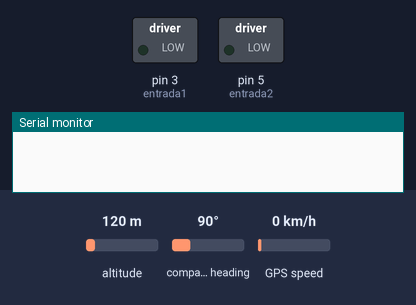
This sketch was run on a simulated Arduino Uno, built with avr-gcc and run on an emulated ATmega328P. Shown: switched loads named in the sketch (green lamp = pin HIGH), the last lines printed to the serial monitor. The inputs (shaded band) are chosen by the test bench; at power-on: compass heading 90°, altitude 120 m, GPS speed 0 km/h. The GPS gets a fix after 3 s at 37.7749, -122.4194 with 8 satellites.

Above: at 1.2 s.
1.3 s: compass heading set to 7°
At 5.5 s:
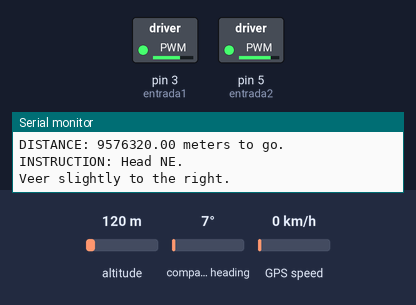
Timing chart, 0 to 7.0 s (numbered marks = the images above; inputs shaded):
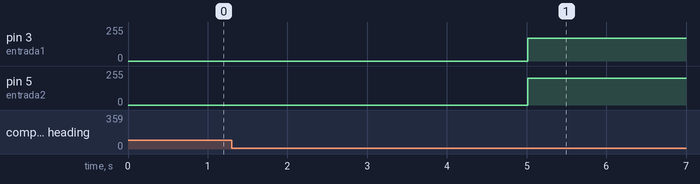

The sketch:

prg_IR_aDESTINO_PRUEVA1_copy_20250320003855.ino
```cpp
//  GPS  IR  A  DESTINO

#include <SoftwareSerial.h>
#include <TinyGPS++.h>

#define RXPin 8
#define TXPin 7
#define GPSBaud 9600
#define ConsoleBaud 115200
const int entrada1 = 3;  // PWM pin connected to MOSFET Gate (D3)
const int entrada2 = 5;

// The serial connection to the GPS device
SoftwareSerial ss(RXPin, TXPin);

// The TinyGPS++ object
TinyGPSPlus gps;
unsigned long lastUpdateTime = 0;

//  PREMIA  DE  MAR  U  OTRA  POBLACION  EN  GRADOS  DECIMALES
//  RELLENA  LOS  DATOS  DE  DESTINO  LNG  Y  LAT  QUE  DESEAS:
#define des_LNG  2.365253
#define des_LAT 41.491594


// Variables per guardar les coordenades
float latitudInicial = 0.0;
float longitudInicial = 0.0;
bool coordenadesGuardades = false;

/* This example shows a basic framework for how you might
   use course and distance to guide a person (or a drone)
   to a destination.  This destination is the Premia de Mar
   Change it as required.

   The easiest way to get the lat/long coordinate is to
   right-click the destination in Google Maps (maps.google.com),
   and choose "What's here?".  This puts the exact values in the
   search box.
*/

void setup()
{
  Serial.begin(ConsoleBaud);
  ss.begin(GPSBaud);

}

void loop()
{
  // If any characters have arrived from the GPS,
  // send them to the TinyGPS++ object
  while (ss.available() > 0)
    gps.encode(ss.read());

    // Every 5 seconds, do an update.
    if (millis() - lastUpdateTime >= 5000)
    {
      lastUpdateTime = millis();
      Serial.println();

      if (gps.location.isValid() && !coordenadesGuardades) {
                    latitudInicial = gps.location.lat();
                    longitudInicial = gps.location.lng();
                    coordenadesGuardades = true;
                    Serial.println("Coordenades inicials guardades!");
       }

      // Establish our current status
      double distanceToDestination = TinyGPSPlus::distanceBetween(gps.location.lat(), gps.location.lng(), des_LAT, des_LNG);
      double courseToDestination = TinyGPSPlus::courseTo(gps.location.lat(), gps.location.lng(), des_LAT, des_LNG);
      const char *directionToDestination = TinyGPSPlus::cardinal(courseToDestination);
      int courseChangeNeeded = (int)(360 + courseToDestination - gps.course.deg()) % 360;

      // debug
      Serial.print("DEBUG: Course2Dest: ");
      Serial.print(courseToDestination);
      Serial.print("  CurCourse: ");
      Serial.print(gps.course.deg());
      Serial.print("  Dir2Dest: ");
      Serial.print(directionToDestination);
      Serial.print("  RelCourse: ");
      Serial.print(courseChangeNeeded);
      Serial.print("  CurSpd: ");
      Serial.println(gps.speed.kmph());

      float l = gps.location.lat();
      Serial.println();
      Serial.print("Lat: "); Serial.print(l,6); Serial.print("  Lon: "); Serial.println(gps.location.lng());
      Serial.print("current Angle: "); Serial.println(atan2(gps.location.lat(), gps.location.lng())*180/M_PI);

      // Within 20 meters of destination?  We're here!
      if (distanceToDestination <= 20.0)
      {
        Serial.println("CONGRATULATIONS: You've arrived!");
        exit(1);
      }

      Serial.print("DISTANCE: ");
      Serial.print(distanceToDestination);
      Serial.println(" meters to go.");
      Serial.print("INSTRUCTION: ");

      // Standing still? Just indicate which direction to go.
      if (gps.speed.kmph() < 2.0)
      {
        Serial.print("Head ");
        Serial.print(directionToDestination);
        Serial.println(".");
        //return;
      }

      if (courseChangeNeeded >= 345 || courseChangeNeeded < 15)
      {
        Serial.println("Keep on straight ahead!");
        analogWrite(entrada1, 200);  // PIN 3, poten 1, MOTOR1
        analogWrite(entrada2, 200);  // PIN 5, poten 1, MOTOR2
      }
      else if (courseChangeNeeded >= 315 && courseChangeNeeded < 345)
      {
        Serial.println("Veer slightly to the left.");
        analogWrite(entrada1, 200);  // PIN 3, poten 1, MOTOR1
        analogWrite(entrada2, 170);  // PIN 5, poten 1, MOTOR2
      }
      else if (courseChangeNeeded >= 15 && courseChangeNeeded < 45)
      {
        Serial.println("Veer slightly to the right.");
        analogWrite(entrada1, 170);  // PIN 3, poten 1, MOTOR1
        analogWrite(entrada2, 200);  // PIN 5, poten 1, MOTOR2
        }
      else if (courseChangeNeeded >= 255 && courseChangeNeeded < 315)
      {
        Serial.println("Turn to the left.");
        analogWrite(entrada1, 200);  // PIN 3, poten 1, MOTOR1
        analogWrite(entrada2, 140);  // PIN 5, poten 1, MOTOR2
      }
      else if (courseChangeNeeded >= 45 && courseChangeNeeded < 105)
      {
        Serial.println("Turn to the right.");
        analogWrite(entrada1, 140);  // PIN 3, poten 1, MOTOR1
        analogWrite(entrada2, 200);  // PIN 5, poten 1, MOTOR2
      }
      else
        {
        Serial.println("Turn completely around.");
        analogWrite(entrada1, 100);  // PIN 3, poten 1, MOTOR1
        analogWrite(entrada2, 200);  // PIN 5, poten 1, MOTOR2
        }
    }
}
```

Measured:
- after the input at 1.3 s, pin 3 (entrada1): 0/255 → 170/255 after 3.7 s; pin 5 (entrada2): 0/255 → 200/255 after 3.7 s
